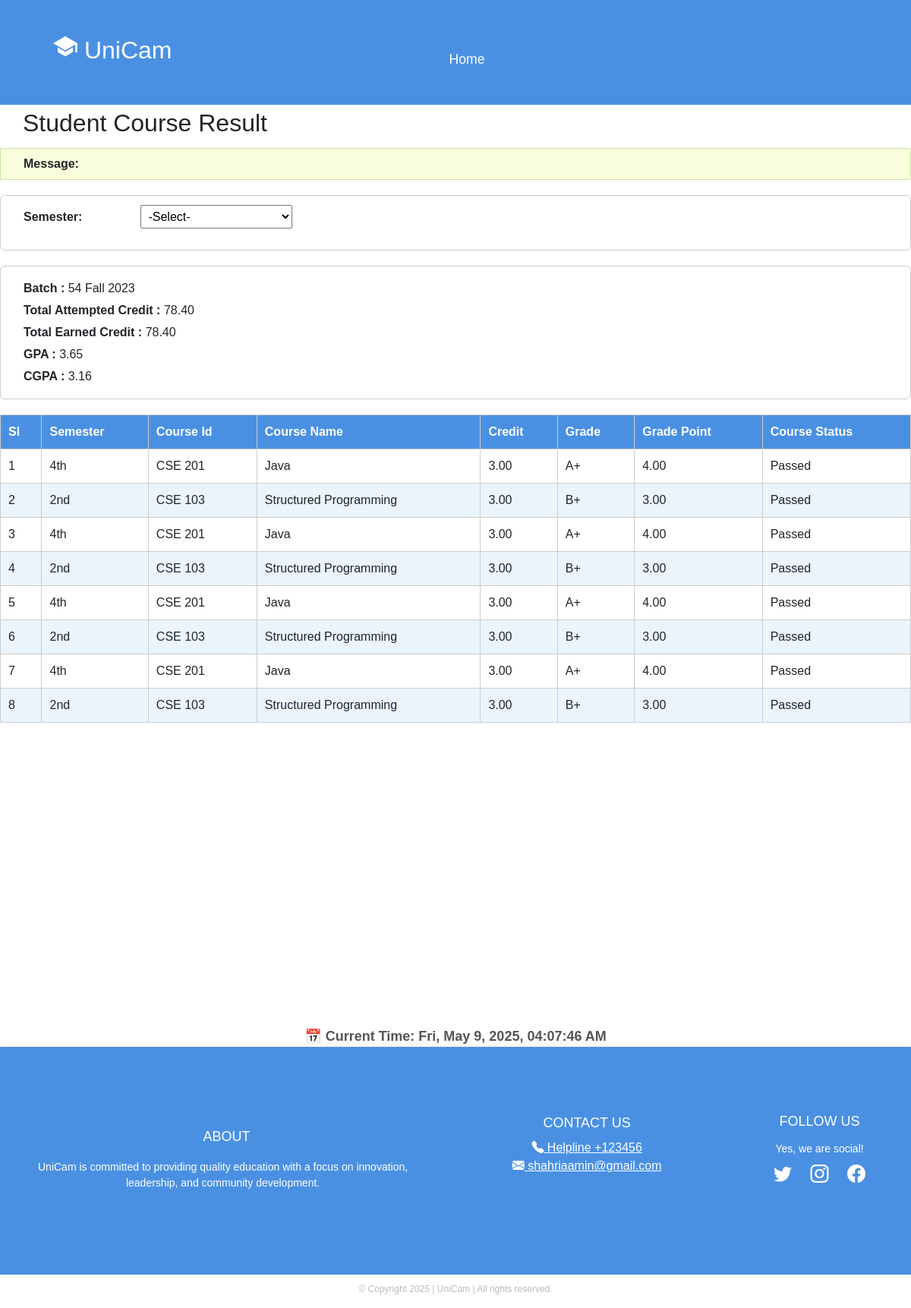
Before: /result/22201202/ with the older database file.
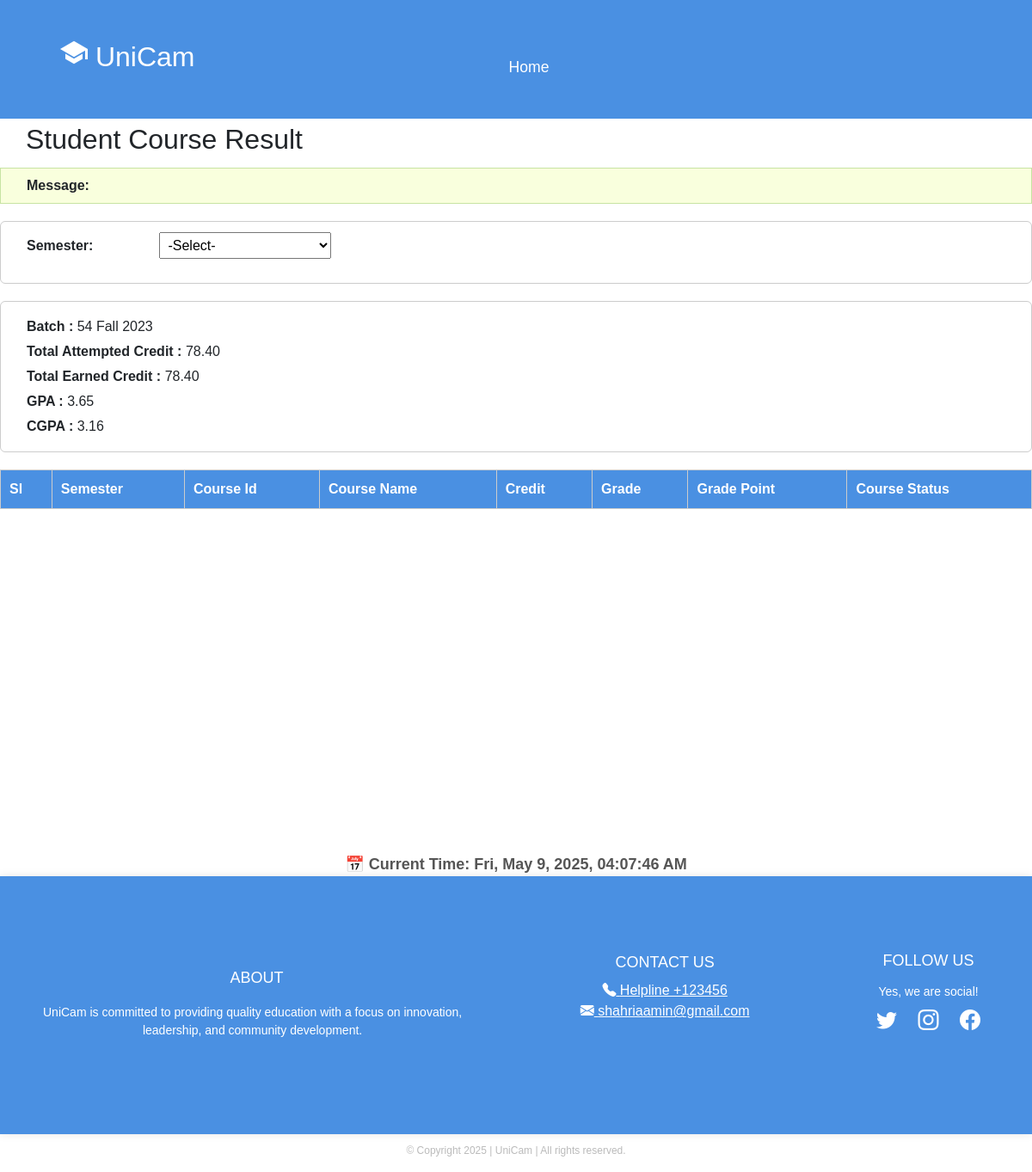
After: the same page with the newer database file.
### app1/models.py (models this page shows, shortened)
class TotalResult(models.Model):
    r_id = models.ForeignKey(Student, on_delete=models.CASCADE)
    batch = models.CharField(max_length=20, null=True, blank=True)
    total_att_credit = models.DecimalField(max_digits=8, decimal_places=2, null=True, blank=True)
    total_earn_credit = models.DecimalField(max_digits=8, decimal_places=2, null=True, blank=True)
    gpa = models.CharField(max_length=20, null=True, blank=True)
    cgpa = models.CharField(max_length=20, null=True, blank=True)

class Result(models.Model):
    mainid = models.ForeignKey(Student, on_delete=models.CASCADE)
    s_code = models.ForeignKey(CourseRegister, on_delete=models.CASCADE, related_name='results_by_code')
    s_title = models.ForeignKey(CourseRegister, on_delete=models.CASCADE, related_name='results_by_title')
    grade = models.CharField(max_length=10, null=True, blank=True)
    grade_point = models.CharField(max_length=10, null=True, blank=True)
    cur_status = models.CharField(max_length=10, null=True, blank=True)

class CourseRegister(models.Model):
    studentid = models.ForeignKey(Student, on_delete=models.CASCADE)
    code = models.CharField(max_length=10, null=True, blank=True)
    title = models.CharField(max_length=100, null=True, blank=True)
    credits = models.DecimalField(max_digits=4, decimal_places=2, null=True, blank=True)
    semester = models.CharField(max_length=10, null=True, blank=True)
    type = models.CharField(max_length=10, null=True, blank=True)
    section = models.CharField(
        max_length=20,
        choices=[('Remove', 'Remove'), ('Add', 'Add')]
    )
    section_name_time = models.CharField(max_length=100, blank=True, null=True)

### app1/views.py (the view)
# urls.py: path('result/<str:id>/', views.ResultPage, name='result'),
def ResultPage(request, id):
    student = get_object_or_404(Student, pk=id)
    infos = StudentInfo.objects.filter(sroll=student)
    admitcards = FinalAdmitCard.objects.filter(fid=student)
    registers = CourseRegister.objects.filter(studentid=student)
    results = Result.objects.filter(mainid=student)
    tresults = TotalResult.objects.filter(r_id=student)
    context = {
        'student': student,
        'infos': infos,
        'admitcards': admitcards,
        'registers': registers,
        'results': results,
        'tresults': tresults,
    }
    return render (request,'result.html',context=context)

### templates/result.html (shortened to what this page needs)
{% extends "base.html" %}
{% block content %}
<div class="content">
  <h2 style="padding: 5px 30px;">Student Course Result</h2>
  <div class="message-box">
    <strong>Message:</strong>
  </div>
  <div class="form-section">
    <p>
      <label>Semester:</label>
      <select id="semesterDropdown" onchange="checkMatch()">
        <option value="">-Select-</option>
      </select>
    </p>
  </div>
  <div class="student-info">
    {% for results in tresults %}
      <p><strong>Batch :</strong> {{ results.batch }}</p>
    {% endfor %}
    {% for results in tresults %}
      <p><strong>Total Attempted Credit :</strong> {{ results.total_att_credit }}</p>
      <p><strong>Total Earned Credit :</strong> {{ results.total_earn_credit }}</p>
      <p><strong>GPA :</strong> {{ results.gpa }}</p>
      <p><strong>CGPA :</strong> {{ results.cgpa }}</p>
    {% endfor %}
  </div>
  <table id="resultTable">
    <thead>
      <tr>
        <th>Sl</th>
        <th>Semester</th>
        <th>Course Id</th>
        <th>Course Name</th>
        <th>Credit</th>
        <th>Grade</th>
        <th>Grade Point</th>
        <th>Course Status</th>
      </tr>
    </thead>
    <tbody id="resultBody">
      {% for result in results %}
      <tr class="resultRow">
        <td>{{ forloop.counter }}</td>
        <td>{{ result.s_code.semester }}</td>
        <td>{{ result.s_code.code }}</td>
        <td>{{ result.s_code.title }}</td>
        <td>{{ result.s_code.credits }}</td>
        <td>{{ result.grade }}</td>
        <td>{{ result.grade_point }}</td>
        <td>{{ result.cur_status }}</td>
      </tr>
      {% endfor %}
    </tbody>
  </table>
</div>
{% endblock %}

Changed rows visible on the page:
removed Result: s_code.semester "4th", s_code.code "CSE 201", s_code "Java", s_code.credits "3.00", grade "A+", grade_point "4.00", cur_status "Passed"
removed Result: s_code.semester "2nd", s_code.code "CSE 103", s_code "Structured Programming", s_code.credits "3.00", grade "B+", grade_point "3.00", cur_status "Passed"
removed Result: s_code.semester "4th", s_code.code "CSE 201", s_code "Java", s_code.credits "3.00", grade "A+", grade_point "4.00", cur_status "Passed"
removed Result: s_code.semester "2nd", s_code.code "CSE 103", s_code "Structured Programming", s_code.credits "3.00", grade "B+", grade_point "3.00", cur_status "Passed"
removed Result: s_code.semester "4th", s_code.code "CSE 201", s_code "Java", s_code.credits "3.00", grade "A+", grade_point "4.00", cur_status "Passed"
removed Result: s_code.semester "2nd", s_code.code "CSE 103", s_code "Structured Programming", s_code.credits "3.00", grade "B+", grade_point "3.00", cur_status "Passed"
removed Result: s_code.semester "4th", s_code.code "CSE 201", s_code "Java", s_code.credits "3.00", grade "A+", grade_point "4.00", cur_status "Passed"
removed Result: s_code.semester "2nd", s_code.code "CSE 103", s_code "Structured Programming", s_code.credits "3.00", grade "B+", grade_point "3.00", cur_status "Passed"
